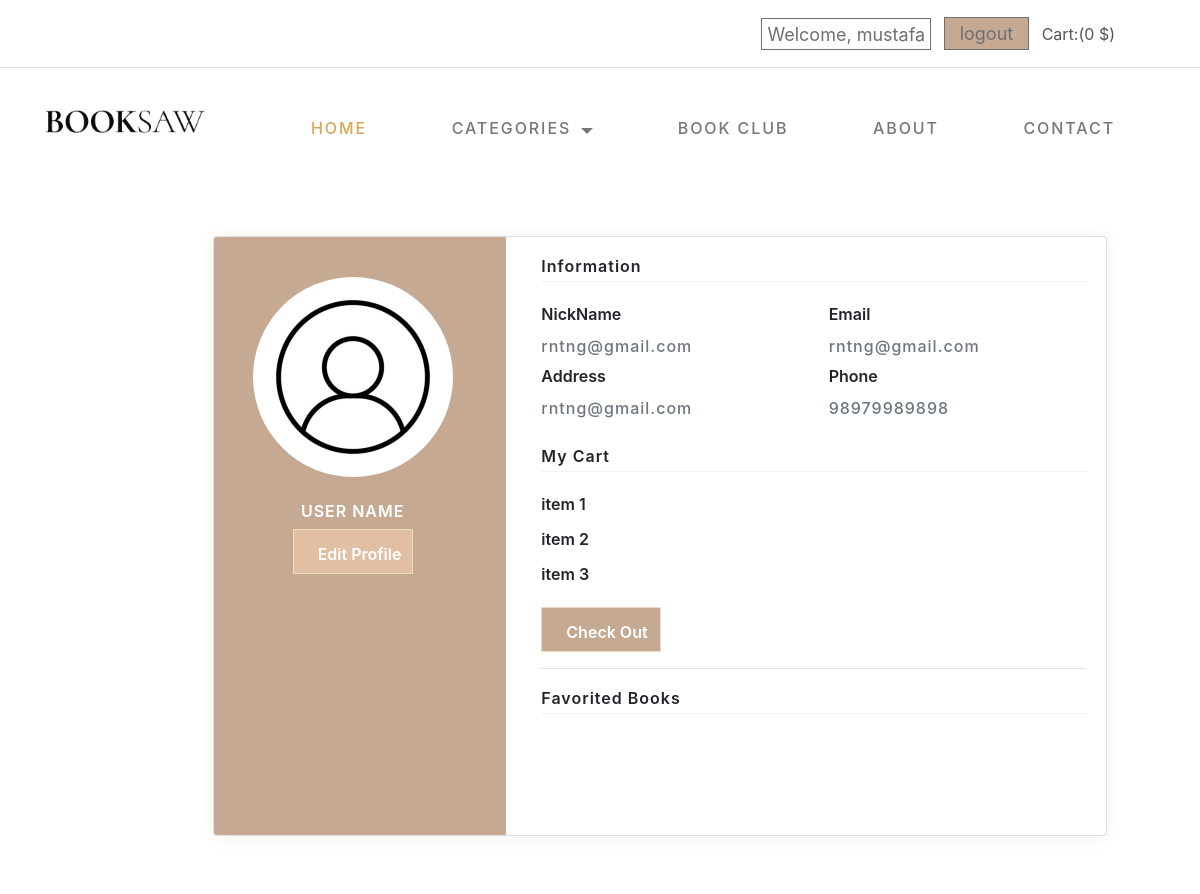
The page /user/1 (signed in) on the database as committed earlier.
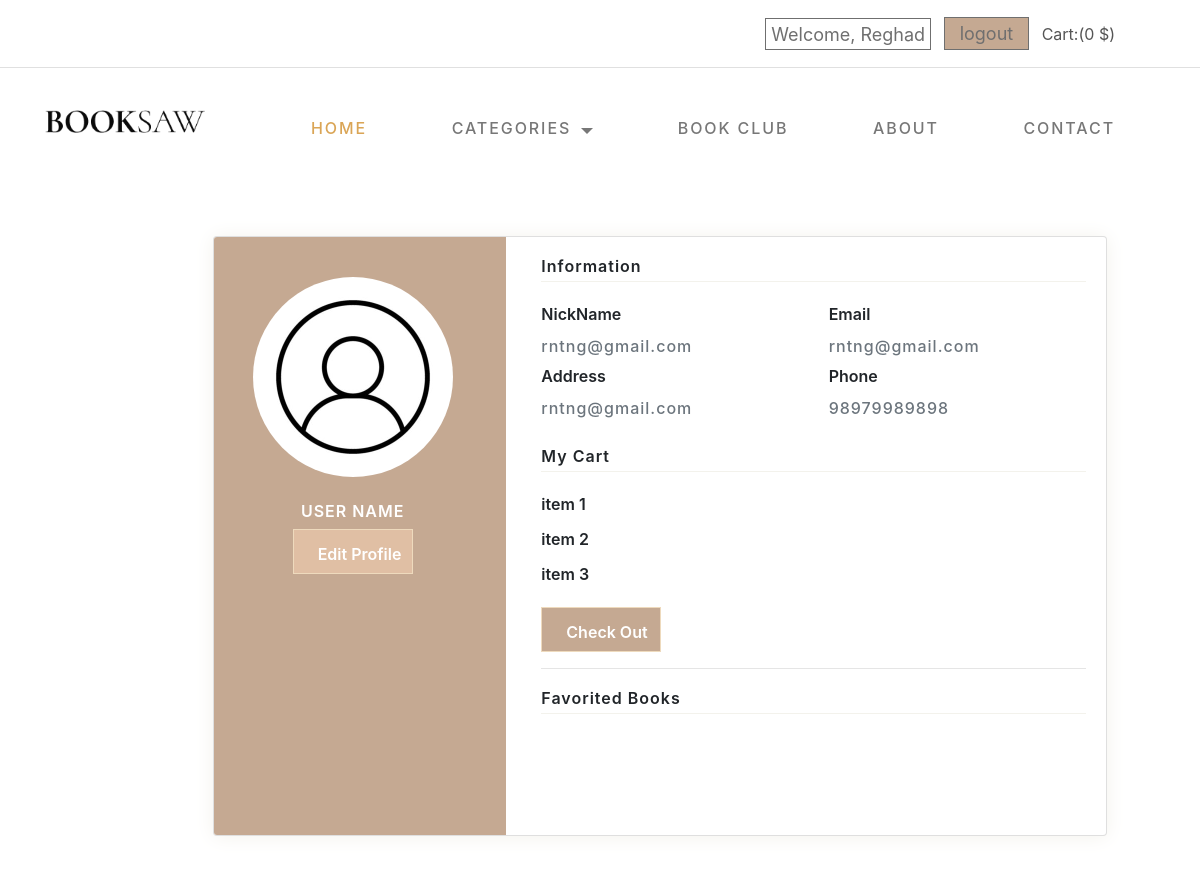
The same page on the database as committed later.
### store_app/models.py (models this page shows)
class User(models.Model):
    first_name = models.CharField(max_length=45)
    last_name = models.CharField(max_length=45)
    email = models.CharField(max_length=128)
    password = models.CharField(max_length=64)
    birthday = models.DateField(null=True)
    gender = models.CharField(max_length=7)
    created_at = models.DateTimeField(auto_now_add=True)
    updated_at = models.DateTimeField(auto_now=True)
    objects = UserManager()

### store_app/views.py (the view)
# urls.py: path('user/<int:userID>',views.account) ,
def account(request, userID):
    if not 'userID' in request.session:
        return redirect('/')
    user = User.objects.get(id=request.session['userID'])
    context = {
        'user': user ,
    }
    return render(request, 'profile.html', context)

### store_app/templates/profile.html (shortened to what the changed rows need)
<!DOCTYPE html>
	<html lang="en">
	<head>
        {%load static%}
        <link rel="stylesheet" type="text/css" href="{%static 'css/normalize.css' %}">
	    <link rel="stylesheet" type="text/css" href="{%static '/css/vendor.css'%}">
	    <link rel="stylesheet" type="text/css" href="{%static 'css/style1.css'%}">
	    <link rel="stylesheet" type="text/css" href="{%static 'css/profile.css'%}">
    <link rel="stylesheet" href="https://maxcdn.bootstrapcdn.com/bootstrap/4.0.0/css/bootstrap.min.css">
    <link rel="stylesheet" href="https://cdnjs.cloudflare.com/ajax/libs/MaterialDesign-Webfont/3.6.95/css/materialdesignicons.css">
	</head>
<body>
    <div id="header-wrap">
        <div class="top-content">
            <div class="container">
                <div class="row">
                    <div class="col-md-6">
                        <div class="right-element">
                            {% if not 'userID' in request.session %}
                            <a href="/login" class="user-account for-buy"><i class="icon icon-user"></i><span>Account</span></a>
                            {% else %}
                            <a id="account" href="/user/{{user.id}}">Welcome, {{user.first_name}}</a>
                            <a  id="logout" href="/logout" class="logoutbtn mx-2">logout</a>
                            {% endif %}
                            <a href="#" class="cart for-buy"><span>Cart:(0 $)</span></a>
                        </div>
                    </div>
                </div>
            </div>
        </div>
   </body>
</html>
</body>
</html>

Rows that differ between the two databases and show on the page:
changed User: first_name "mustafa" → "Reghad"
